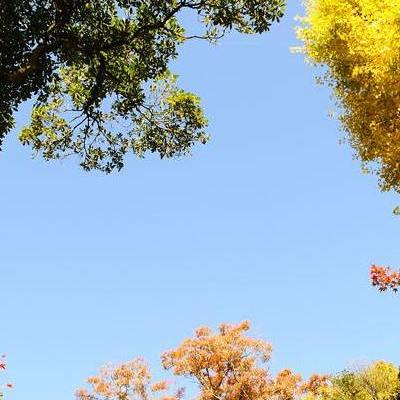
#> input picture 04_opencv/image/view.jpg, 400 x 400 px
$ python 'lf_02_图像加法.py'
#> lines starting #> are read from the running program, lines starting #| are printed output that depends on the picture
import numpy as np
import cv2 as cv
import matplotlib.pyplot as plt
from pylab import mpl
# 设置显示中文字体
mpl.rcParams["font.sans-serif"] = ["SimHei"]
# 设置正常显示符号
mpl.rcParams["axes.unicode_minus"] = False
# 1.图像加法
# 读取两张图片
img1 = cv.imread('./image/view.jpg')
#> img1 is the input picture: shape (400, 400, 3); mean B, G, R 191.3, 177.1, 156.1
img2 = cv.imread('./image/rain.jpg')
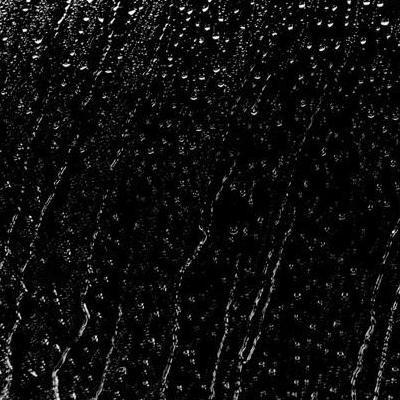
#> input picture 04_opencv/image/rain.jpg, 400 x 400 px
#> img2 is the input picture: shape (400, 400, 3); min 0, max 255, mean 14.4
# 加法操作
img3 = cv.add(img1,img2) # cv中的加法--饱和赋值为255
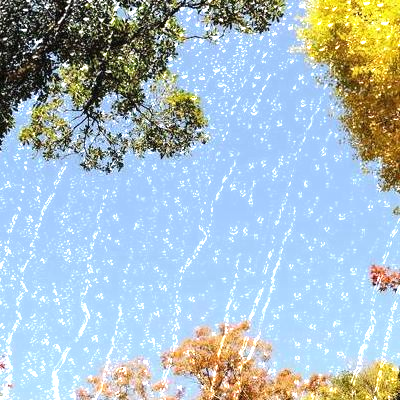
#> img3: shape (400, 400, 3); mean B, G, R 198.7, 188.7, 168.4
img4 = img1 + img2 # numpy中直接相加--取模
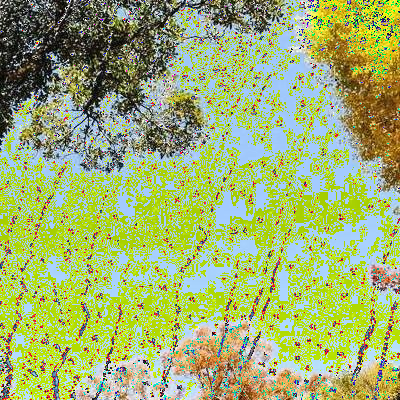
#> img4: shape (400, 400, 3); mean B, G, R 113.2, 176.8, 158.4
# 图像显示--用plt绘图记得翻转rgb--反向读取通道
fig,axes = plt.subplots(1,2,figsize=(10,8),dpi=100)
axes[0].imshow(img3[:,:,::-1])
axes[0].set_title('cv中的加法')
axes[1].imshow(img4[:,:,::-1])
axes[1].set_title('直接相加')
plt.show()
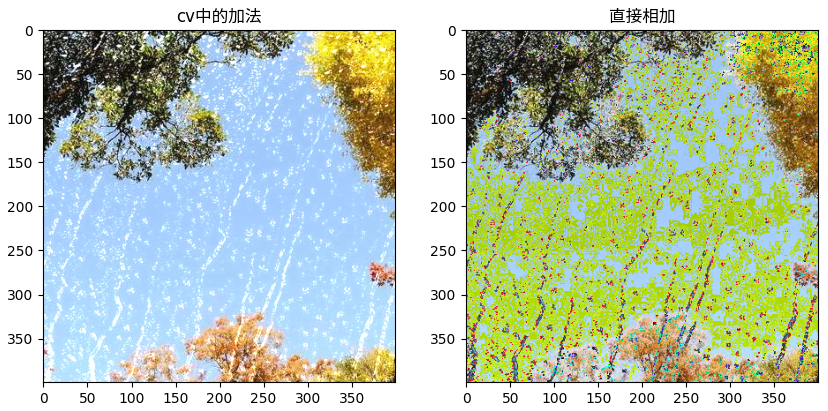
#> figure drawn by matplotlib, 2 panels
